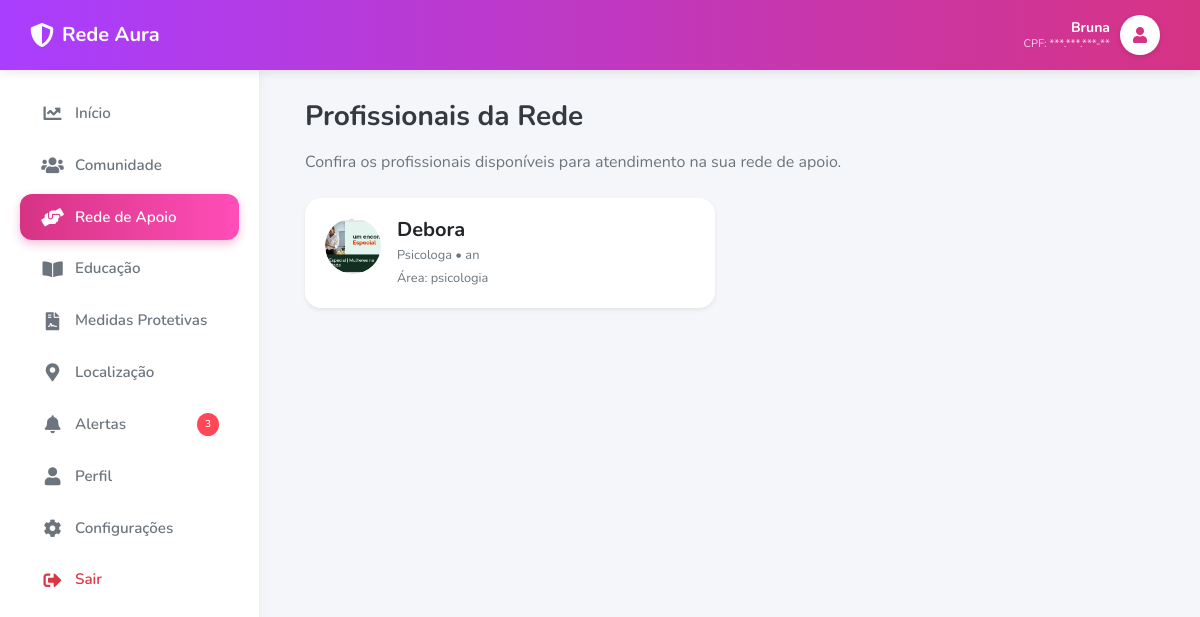
The app's page /aura/apoio/profissionais/ (signed in) with its own data.
### usuarios/models.py (models this page shows, shortened)
class ModelUsuario(AbstractUser):
    email = models.EmailField('E-mail', unique=True) # pois vamos usar o e-mail como login
    fone = models.CharField('Telefone', max_length=15)
    is_staff = models.BooleanField('Membro da equipe', default=True)
    USERNAME_FIELD = 'email' # poderíamos definir qualquer outro campo como username
    REQUIRED_FIELDS = ['first_name', 'last_name', 'fone']
    objects = UsuarioManager() # com isso especificamos para o Django usar o nosso Manager e não o padrão.

### rede_aura/models.py (models this page shows, shortened)
class PlanoSeguranca(models.Model):
    usuario = models.OneToOneField(settings.AUTH_USER_MODEL, on_delete=models.CASCADE)
    mensagem_emergencia = models.TextField(
        default="Estou em perigo, por favor, ajude! Minha localização atual é..."
    )
    localizacao_automatica = models.BooleanField(default=False)
    modo_disfarcado = models.BooleanField(default=False)
    termo_aceito = models.BooleanField(default=False)
    data_aceite_termo = models.DateTimeField(null=True, blank=True)
    foto = models.ImageField(upload_to='perfis/', blank=True, null=True)
    cpf = models.CharField(max_length=14, blank=True, null=True)
    data_nascimento = models.DateField(blank=True, null=True)
    endereco = models.CharField(max_length=255, blank=True, null=True)

class Profissional(models.Model):
    nome = models.CharField(max_length=100)
    profissao = models.CharField(max_length=100)  # Ex: Psicóloga
    registro = models.CharField(max_length=50)    # Ex: CRP 12/3456
    area = models.ForeignKey(AreaAtendimento, on_delete=models.CASCADE)
    foto = models.ImageField(upload_to='profissionais/', blank=True, null=True)
    disponivel = models.BooleanField(default=True)

class AreaAtendimento(models.Model):
    nome = models.CharField(max_length=100)  # Ex: Psicológico, Jurídico
    icone = models.CharField(max_length=50)  # Ex: fas fa-brain

### rede_aura/views.py (the view)
# urls.py: path('apoio/profissionais/', views.lista_profissionais, name='lista_profissionais'),
@login_required
def lista_profissionais(request):
    profissionais = Profissional.objects.filter(disponivel=True)
    return render(request, 'rede_aura/profissionais.html', {'profissionais': profissionais})

### djangotres/context_processors.py (called while the page is built)
def google_maps_api_key(request):
    return {
        "GOOGLE_MAPS_API_KEY": settings.GOOGLE_MAPS_API_KEY
    }

### templates/rede_aura/profissionais.html
{% extends 'rede_aura/base_dashboard.html' %}
{% block aura_content %}
<div class="container pb-5">
    <h3 class="font-weight-bold mb-3 text-dark">Profissionais da Rede</h3>
    <p class="text-muted mb-4">
        Confira os profissionais disponíveis para atendimento na sua rede de apoio.
    </p>
    {% if profissionais %}
        <div class="row">
            {% for prof in profissionais %}
            <div class="col-md-6 mb-3">
                <div class="card border-0 shadow-sm h-100" style="border-radius: 16px;">
                    <div class="card-body d-flex">
                        <div class="bg-light rounded-circle d-flex align-items-center justify-content-center mr-3"
                             style="width: 56px; height: 56px; overflow: hidden;">
                            {% if prof.foto %}
                                <img src="{{ prof.foto.url }}"
                                     alt="{{ prof.nome }}"
                                     class="rounded-circle"
                                     style="width: 56px; height: 56px; object-fit: cover;">
                            {% else %}
                                <span class="font-weight-bold text-primary">
                                    {{ prof.nome|slice:":2" }}
                                </span>
                            {% endif %}
                        </div>
                        <div>
                            <h5 class="mb-1 font-weight-bold">{{ prof.nome }}</h5>
                            <p class="mb-1 text-muted small">
                                {{ prof.profissao }} • {{ prof.registro }}
                            </p>
                            <p class="mb-0 small text-muted">
                                Área: {{ prof.area.nome }}
                            </p>
                        </div>
                    </div>
                </div>
            </div>
            {% endfor %}
        </div>
    {% else %}
        <p class="text-muted">Nenhum profissional cadastrado no momento.</p>
    {% endif %}
</div>
{% endblock %}

### templates/rede_aura/base_dashboard.html (shortened to what this page needs)
<!DOCTYPE html>
<html lang="pt-br">
<head>
    <link rel="stylesheet" href="https://stackpath.bootstrapcdn.com/bootstrap/4.5.2/css/bootstrap.min.css">
    <link rel="stylesheet" href="https://cdnjs.cloudflare.com/ajax/libs/font-awesome/5.15.4/css/all.min.css">
</head>
<body>
    <div class="top-header">
        <div class="d-flex align-items-center">
            <i class="fas fa-shield-alt mr-2" style="font-size: 24px;"></i>
            <h5 class="m-0 font-weight-bold">Rede Aura</h5>
        </div>
        <a href="{% url 'perfil' %}" class="profile-link">
            <div class="user-info d-none d-md-block">
                <div class="user-name">{{ user.first_name|default:"Usuária" }}</div>
                <div class="user-cpf">CPF: {{ user.planoseguranca.cpf|default:"***.***.***-**" }}</div>
            </div>
            <div class="header-avatar">
                {% if user.planoseguranca.foto %}
                    <img src="{{ user.planoseguranca.foto.url }}" alt="Perfil">
                {% else %}
                    <i class="fas fa-user"></i>
                {% endif %}
            </div>
        </a>
    </div>
    <div class="sidebar">
        <nav class="nav flex-column h-100">
            <a class="nav-link {% if request.path == '/aura/feed/' %}active{% endif %}" href="{% url 'feed' %}">
                <i class="fas fa-chart-line"></i> Início
            </a>
            <a class="nav-link {% if request.path == '/aura/comunidade/' %}active{% endif %}" href="{% url 'comunidade' %}">
                <i class="fas fa-users"></i> Comunidade
            </a>
            <a class="nav-link {% if 'apoio' in request.path %}active{% endif %}" href="{% url 'apoio' %}">
                <i class="fas fa-hands-helping"></i> Rede de Apoio
            </a>
            <a class="nav-link {% if request.path == '/aura/educacao/' %}active{% endif %}" href="{% url 'educacao' %}">
                <i class="fas fa-book-open"></i> Educação
            </a>
            <a class="nav-link {% if request.path == '/aura/medidas/' %}active{% endif %}" href="{% url 'medidas' %}">
                <i class="fas fa-file-contract"></i> Medidas Protetivas
            </a>
            <a class="nav-link {% if request.path == '/aura/mapa/' %}active{% endif %}" href="{% url 'mapa' %}">
                <i class="fas fa-map-marker-alt"></i> Localização
            </a>
            <a class="nav-link {% if request.path == '/aura/alertas/' %}active{% endif %}" href="{% url 'alertas' %}">
                <i class="fas fa-bell"></i> Alertas <span class="badge-notification">3</span>
            </a>
            <a class="nav-link {% if request.path == '/aura/perfil/' %}active{% endif %}" href="{% url 'perfil' %}">
                <i class="fas fa-user"></i> Perfil
            </a>
            <a class="nav-link" href="{% url 'perfil' %}">
                <i class="fas fa-cog"></i> Configurações
            </a>
            <a class="nav-link text-danger" href="#" onclick="event.preventDefault(); document.getElementById('logout-form').submit();">
                <i class="fas fa-sign-out-alt"></i> Sair
            </a>
        </nav>
    </div>
    <div class="main-content">
        {% block aura_content %}{% endblock %}
    </div>
</body>
</html>

### templates/rede_aura/base_dashboard.html (style rules this page uses)
body { font-family: 'Nunito', sans-serif; background-color: #F5F6FA; overflow-x: hidden; margin: 0; }
.top-header { background: linear-gradient(90deg, #a93eff, #d63384); height: 70px; display: flex; align-items: center; justify-content: space-between; padding: 0 30px; color: white; position: fixed; top: 0; left: 0; width: 100%; z-index: 1030; box-shadow: 0 2px 10px rgba(0, 0, 0, 0.1); }
.sidebar { width: 260px; background: white; position: fixed; top: 70px; bottom: 0; left: 0; border-right: 1px solid #eee; box-shadow: 2px 0 10px rgba(0,0,0,0.03); padding: 20px; z-index: 1020; display: flex; flex-direction: column; overflow-y: auto; }
.nav-link { color: #6c757d; padding: 12px 20px; border-radius: 12px; margin-bottom: 5px; font-weight: 600; display: flex; align-items: center; transition: 0.2s; font-size: 0.95rem; }
.nav-link i { width: 25px; font-size: 18px; margin-right: 10px; text-align: center; }
.nav-link.active { background: linear-gradient(90deg, #d63384, #ff4eb8); color: white; box-shadow: 0 4px 10px rgba(214, 51, 132, 0.3); }
.badge-notification { background-color: #ff4757; color: white; font-size: 10px; padding: 4px 8px; border-radius: 50%; margin-left: auto; }
.main-content { margin-left: 260px; margin-top: 70px; padding: 30px; min-height: calc(100vh - 70px); }
.profile-link { display: flex; align-items: center; text-decoration: none; color: white; padding: 5px 10px; border-radius: 30px; transition: 0.3s; cursor: pointer; }
.user-info { text-align: right; line-height: 1.2; margin-right: 10px; }
.user-name { font-weight: 700; font-size: 14px; }
.user-cpf { font-size: 11px; opacity: 0.8; }
.header-avatar { width: 40px; height: 40px; border-radius: 50%; overflow: hidden; background: white; display: flex; align-items: center; justify-content: center; color: #d63384; font-weight: bold; box-shadow: 0 2px 5px rgba(0,0,0,0.1); }

### records on screen
ModelUsuario: first_name "Bruna", planoseguranca.cpf "***.***.***-**"
Profissional: foto (picture), nome "Debora", profissao "Psicologa", registro "an", area.nome "psicologia"
